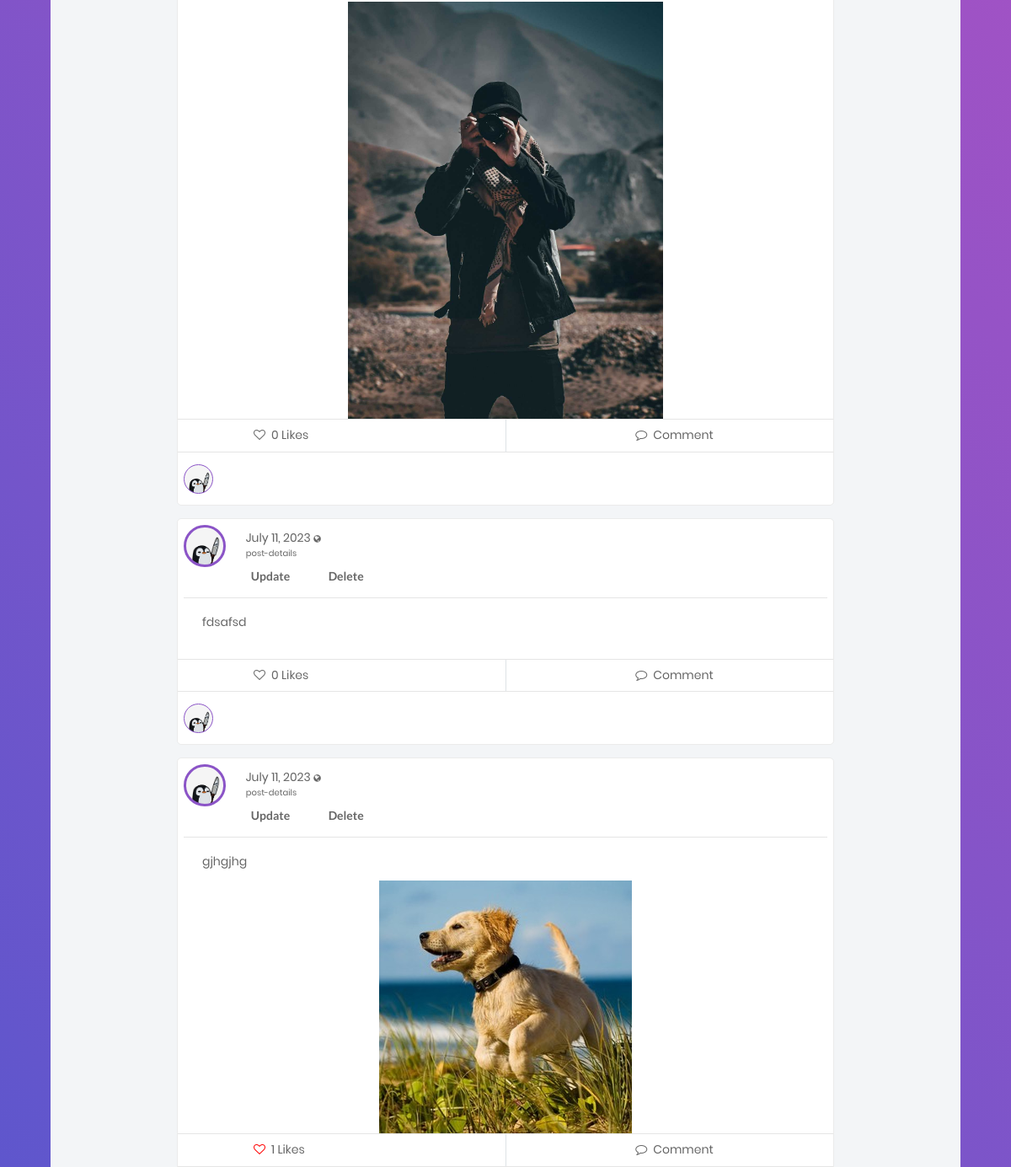
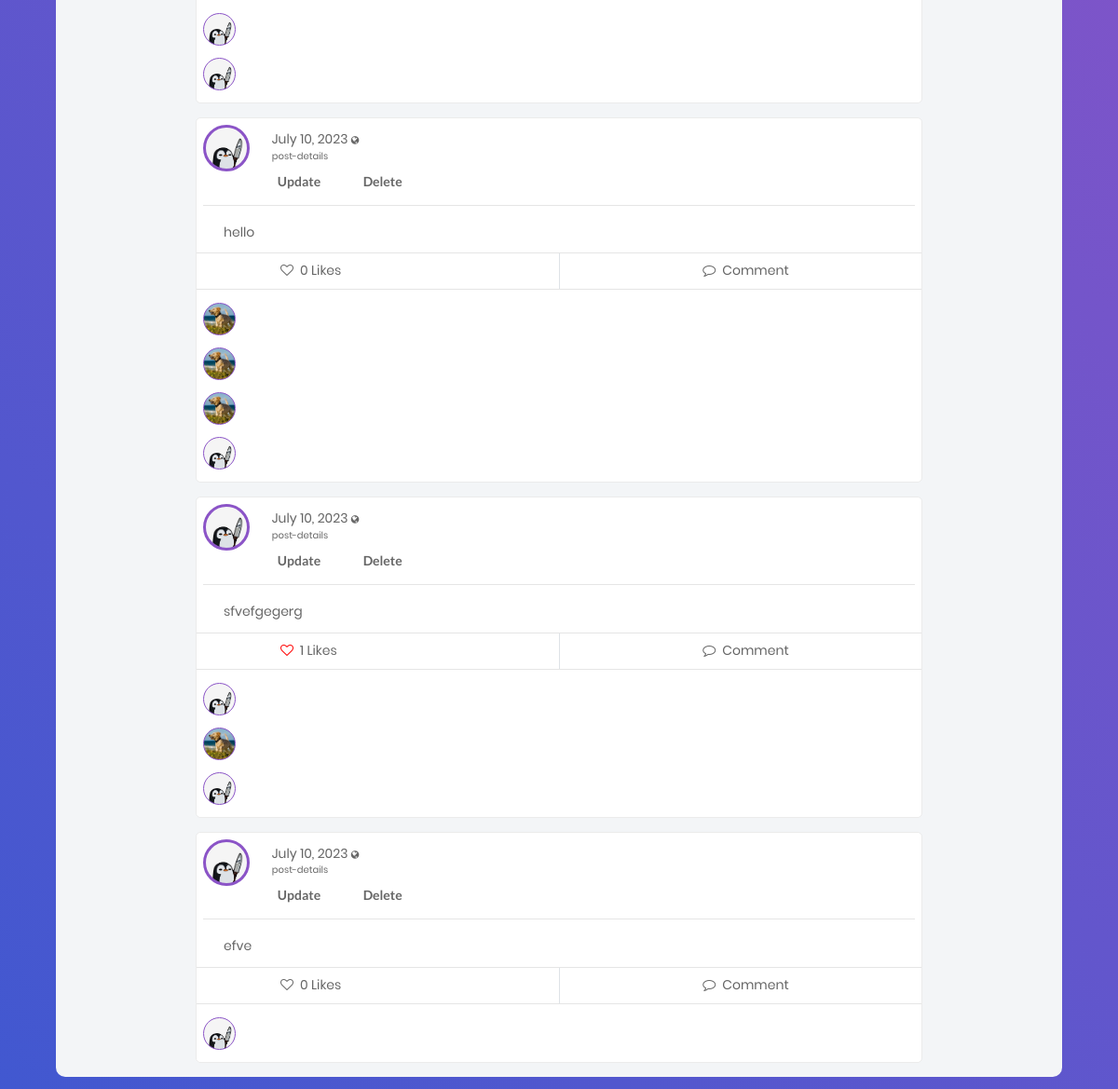
Page /blog/profile/ (signed in, lower part) on the earlier database version (2 pictures, top to bottom).
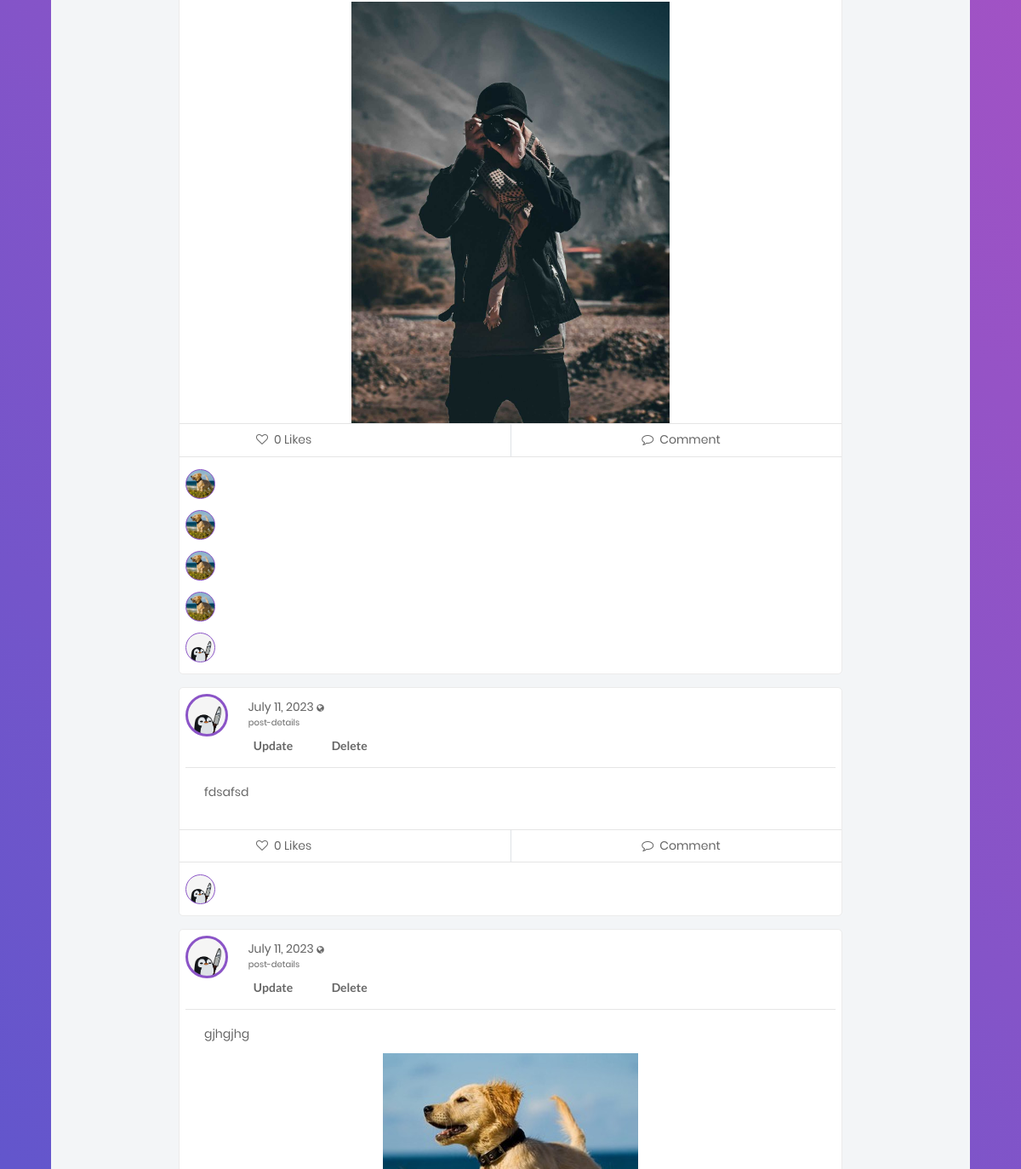
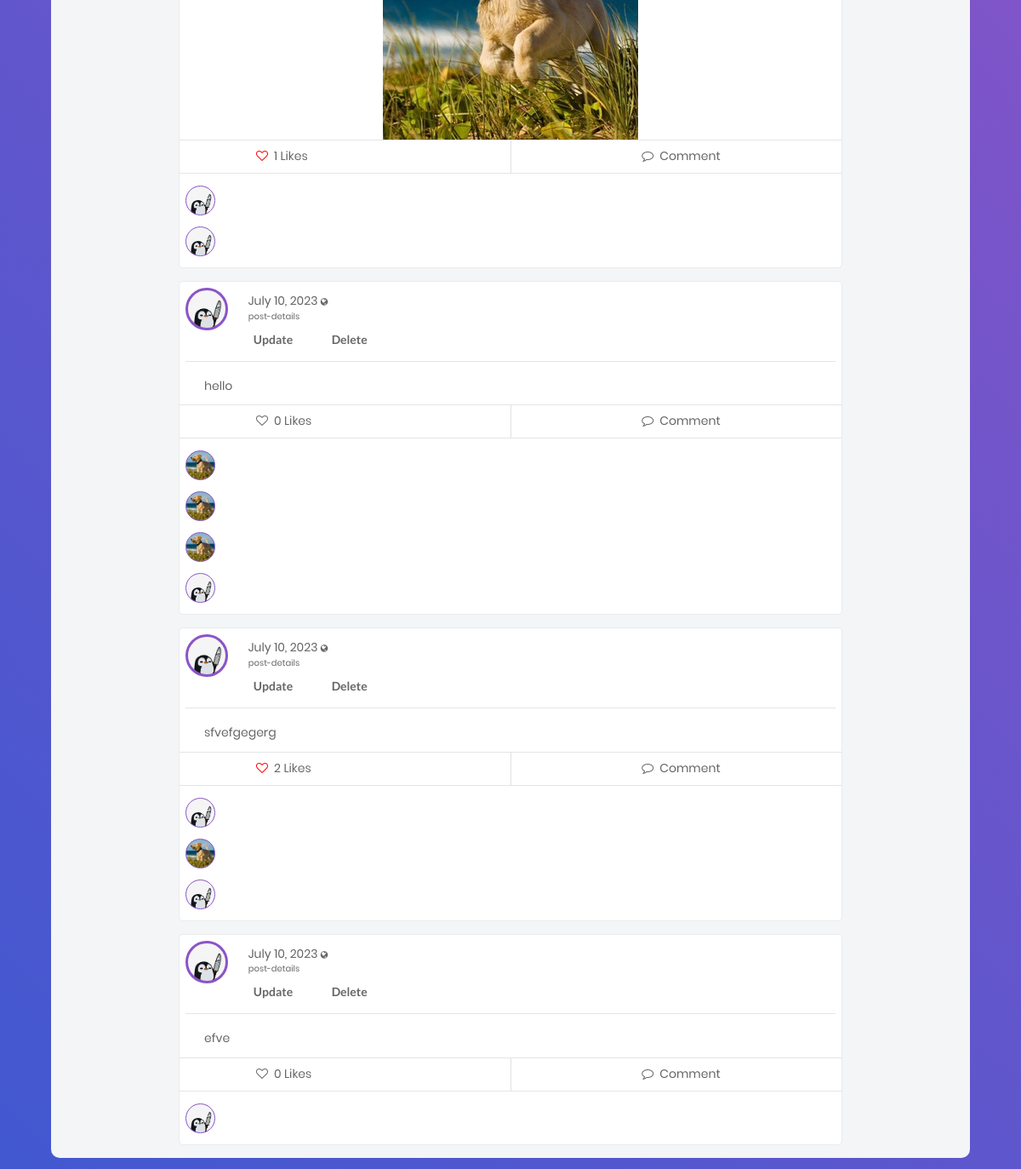
Same page on the later database version (2 pictures, top to bottom).
### blog/models.py (models this page shows, shortened)
class Post(models.Model):
    content = models.TextField()
    date_posted = models.DateTimeField(default = timezone.now)
    author = models.ForeignKey(User,on_delete=models.CASCADE)
    post_image = models.ImageField(null=True, blank=True, upload_to="images/")
    liked = models.ManyToManyField(Profile, blank=True, related_name='likes')
    updated = models.DateTimeField( auto_now=True)
    created = models.DateTimeField( auto_now_add=True)
    author = models.ForeignKey(Profile, on_delete=models.CASCADE, related_name='posts')
    def num_likes(self):
        return self.liked.all().count()
    class Meta:
        ordering = ('-created',)

class Comment(models.Model):
    user = models.ForeignKey(Profile, on_delete=models.CASCADE)
    post = models.ForeignKey(Post, on_delete=models.CASCADE)
    body = models.CharField(max_length=300)
    liked = models.ManyToManyField(Post, blank=True, related_name='likes')
    updated = models.DateTimeField(auto_now=True)
    created = models.DateTimeField(auto_now_add=True)

### users/models.py (models this page shows, shortened)
class Profile(models.Model):
    user = models.OneToOneField(User, on_delete=models.CASCADE)
    image = models.ImageField(default='default.jpg', upload_to='profile_pics')
    bgimage = models.ImageField(default='default.jpg', upload_to='bg_pics')
    friends = models.ManyToManyField(User, blank=True, related_name='friends')
    slug = models.SlugField(unique=True,default=uuid.uuid1)
    forget_password_token= models.CharField(max_length=100)
    updated = models.DateTimeField( auto_now=True)
    created = models.DateTimeField( auto_now_add=True)
    objects = ProfileManager()
    def get_friends(self):
        return self.friends.all()
    def get_friends_no(self):
        return self.friends.all().count()
    def get_posts_no(self):
        return self.posts.all().count()
    def get_all_authors_posts(self):
        return self.posts.all()

### blog/views.py (the view, shortened to what this page needs)
# urls.py: path('profile/',views.profile,name="profile"),
@login_required
def profile(request):
    profile = Profile.objects.get(user=request.user)
    form = ProfileModelForm(
        request.POST or None, request.FILES or None, instance=profile
    )
    confirm = False
    p_form = PostModelForm()
    c_form = CommentModelForm()
    post_added = False
    if request.method == "POST":
        if form.is_valid():
            form.save()
            confirm = True
    context = {
        "posts": profile.get_all_authors_posts(),
        "user": request.user,
        "im": Profile.objects.filter(user=request.user),
        "profile": profile,
        "friends": profile.get_friends(),
        "p_form": p_form,
        "c_form": c_form,
        "post_added": post_added,
        "pos": profile.get_posts_no,
        "profile": profile,
        "form": form,
        "confirm": confirm,
        "friends": profile.get_friends(),
        "p_form": p_form,
        "c_form": c_form,
        "post_added": post_added,
    }
    return render(request, "blog/profile.html", context)

### blog/templates/blog/profile.html (shortened to what this page needs)
<!doctype html>
{% extends "blog/base.html" %}
{% load static %}
{% block content %}
            <div class="container mt-5" style="width: 75%">
                {% include 'blog/user-post-list.html' %}
{% endblock content%}

### blog/templates/blog/user-post-list.html (shortened to what the changed rows need)
{% for post in posts %}
          <div class="main-block post-with-photo" id="post-list">
            <div class="Post-Box">
              <div class="header row">
                <div class="col-1" style="padding-right: 10%;">
                  <div class="pt-2 pl-2 d-inline-block">
                    <div
                      class="Profile-Picture"
                      style="background: url('{{ post.author.image.url }}') "
                    ></div>
                  </div>
                </div>
                <div class="col-8 p-l-0">
                  <div class="UserName d-inline-block mt-3">
                    <p class="lh-1-2">
                     {{ post.date_posted|date:"F d, Y" }}
                      <i
                        class="fa fa-globe fs-10"
                        data-toggle="tooltip"
                        data-placement="top"
                        title="Public"
                      ></i>
                      <br />
                      <a href=" {%url 'post-detail' post.id%} " class="fs-10"
                        >post-details</a
                      >
                    </p>
                  </div>
                  <div class="row">
                    {% if request.user == post.author.user %}
                    <a href="{% url 'post-update' post.pk %}"
                      ><button class="ui button bwhite-lg">Update</button></a
                    >
                    <a href="{% url 'post-delete' post.pk %}"
                      ><button class="ui button bwhite-lg">Delete</button></a
                    >
                    {% endif %}
                  </div>
                </div>
              </div>
              <hr class="m-2" />
                <div class="details col">
                  <p class="px-3" style="padding: 10px">{{ post.content }}</p>
                </div>
                {% if post.post_image %}
                    <div
                      class="col"
                      style="width: auto;
                      text-align: center;"
                    >
                    <img src="{{ post.post_image.url }}" alt="" style=" max-width: 50%;
                    height: auto;">
                </div>
                {% endif %}
              <hr class="mt-0 mb-0" />
              <div class="footer">
                <div class="row action-btn">
                  <div class="col">
                    <form method="POST" action="{% url 'like-post-view' %}">
                      {% if profile not in post.liked.all %}
                      <button
                        style="
                          background-color: transparent;
                          border: none;
                          box-shadow: none;
                        "
                        type="submit"
                      >
                        <p class="py-2 footer-btn" style="padding-left: 90px">
                          <i class="fa fa-heart-o" aria-hidden="true"></i>
                          <span class="px-1"> {{ post.num_likes }} Likes</span>
                        </p>
                      </button>
                      {% else %}
                      <button
                        style="
                          background-color: transparent;
                          border: none;
                          box-shadow: none;
                        "
                        type="submit"
                      >
                        <p class="py-2 footer-btn" style="padding-left: 90px">
                          <i
                            class="fa fa-heart-o"
                            aria-hidden="true"
                            style="color: red"
                          ></i>
                          <span class="px-1"> {{ post.num_likes }} Likes</span>
                        </p>
                      </button>
                      {% endif %}
                    </form>
                  </div>
                  <div class="col border-left">
                    <p class="py-2 footer-btn text-center">
                      <a href=""
                        ><i class="fa fa-comment-o" aria-hidden="true"></i>
                        <span class="px-1"> Comment</span></a
                      >
                    </p>
                  </div>
                </div>
                <hr class="mt-0 mb-2" />
                <div class="row comment-list">
                  {% for c in post.comment_set.all %}
                  <div class="add-comment col-12 pt-0">
                    <div class="row">
                      <div class="col-1" style="padding-right: 7%;">
                        <div class="pt-2 pl-2 d-inline-block">
                          <div
                            class="Profile-Picture-Comment"
                            style="background: url('{{ c.user.image.url }}'); "
                          ></div>
                        </div>
                      </div>
                    </div>
                  </div>
                  {% endfor %}
                  <div class="add-comment col-12 pb-2">
                    <div class="row">
                      <div class="col-1" style="padding-right: 7%;">
                        <div class="pt-2 pl-2 d-inline-block">
                          <div
                            class="Profile-Picture-Comment"
                            style="background: url('{{ user.profile.image.url }}'); "
                          ></div>
                        </div>
                      </div>
                    </div>
                  </div>
                </div>
                </div>
              </div>
            </div>
            {% endfor %}

Differences in the rows shown:
added Comment: user.image (picture), shown under Post (number 1 of 6 on the later page)
added Comment: user.image (picture), shown under Post (number 1 of 6 on the later page)
added Comment: user.image (picture), shown under Post (number 1 of 6 on the later page)
added Comment: user.image (picture), shown under Post (number 1 of 6 on the later page)
computed for Post "sfvefgegerg": num_likes "1" → "2"
